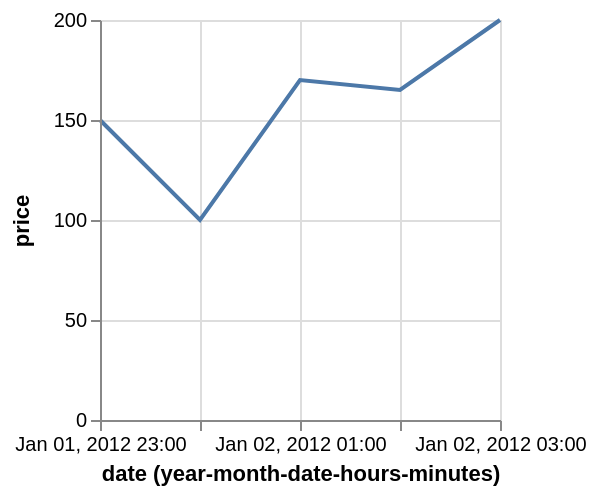

This figure's Vega-Lite source:
### Vega specification from a JSON file in a GitHub repository (floating-point values rounded to 4 significant figures)
{"$schema": "https://vega.github.io/schema/vega/v3.0.json", "description": "Google's stock price over time.", "autosize": "pad", "padding": 5, "width": 200, "height": 200, "style": "cell", "data": [{"name": "source_0", "values": [{"date": "Sun, 01 Jan 2012 23:00:00", "price": 150}, {"date": "Sun, 02 Jan 2012 00:00:00", "price": 100}, {"date": "Sun, 02 Jan 2012 01:00:00", "price": 170}, {"date": "Sun, 02 Jan 2012 02:00:00", "price": 165}, {"date": "Sun, 02 Jan 2012 03:00:00", "price": 200}]}, {"name": "data_0", "source": "source_0", "transform": [{"type": "formula", "expr": "toDate(datum[\"date\"])", "as": "date"}, {"type": "formula", "expr": "toNumber(datum[\"price\"])", "as": "price"}, {"type": "formula", "as": "utcyearmonthdatehoursminutes_date", "expr": "datetime(utcyear(datum[\"date\"]), utcmonth(datum[\"date\"]), utcdate(datum[\"date\"]), utchours(datum[\"date\"]), utcminutes(datum[\"date\"]), 0, 0)"}, {"type": "filter", "expr": "datum[\"utcyearmonthdatehoursminutes_date\"] !== null && !isNaN(datum[\"utcyearmonthdatehoursminutes_date\"]) && datum[\"price\"] !== null && !isNaN(datum[\"price\"])"}]}], "marks": [{"name": "marks", "type": "line", "style": ["line"], "sort": {"field": "datum[\"utcyearmonthdatehoursminutes_date\"]", "order": "descending"}, "from": {"data": "data_0"}, "encode": {"update": {"x": {"scale": "x", "field": "utcyearmonthdatehoursminutes_date"}, "y": {"scale": "y", "field": "price"}, "stroke": {"value": "#4c78a8"}}}}], "scales": [{"name": "x", "type": "time", "domain": {"data": "data_0", "field": "utcyearmonthdatehoursminutes_date"}, "range": [0, {"signal": "width"}]}, {"name": "y", "type": "linear", "domain": {"data": "data_0", "field": "price"}, "range": [{"signal": "height"}, 0], "nice": true, "zero": true}], "axes": [{"scale": "x", "orient": "bottom", "labelOverlap": true, "tickCount": {"signal": "ceil(width/40)"}, "title": "date (year-month-date-hours-minutes)", "zindex": 1, "encode": {"labels": {"update": {"text": {"signal": "timeFormat(datum.value, '%b %d, %Y %H:%M')"}}}}}, {"scale": "x", "orient": "bottom", "domain": false, "grid": true, "labels": false, "maxExtent": 0, "minExtent": 0, "tickCount": {"signal": "ceil(width/40)"}, "ticks": false, "zindex": 0, "gridScale": "y"}, {"scale": "y", "orient": "left", "labelOverlap": true, "tickCount": {"signal": "ceil(height/40)"}, "title": "price", "zindex": 1}, {"scale": "y", "orient": "left", "domain": false, "grid": true, "labels": false, "maxExtent": 0, "minExtent": 0, "tickCount": {"signal": "ceil(height/40)"}, "ticks": false, "zindex": 0, "gridScale": "x"}], "config": {"axisY": {"minExtent": 30}}}
